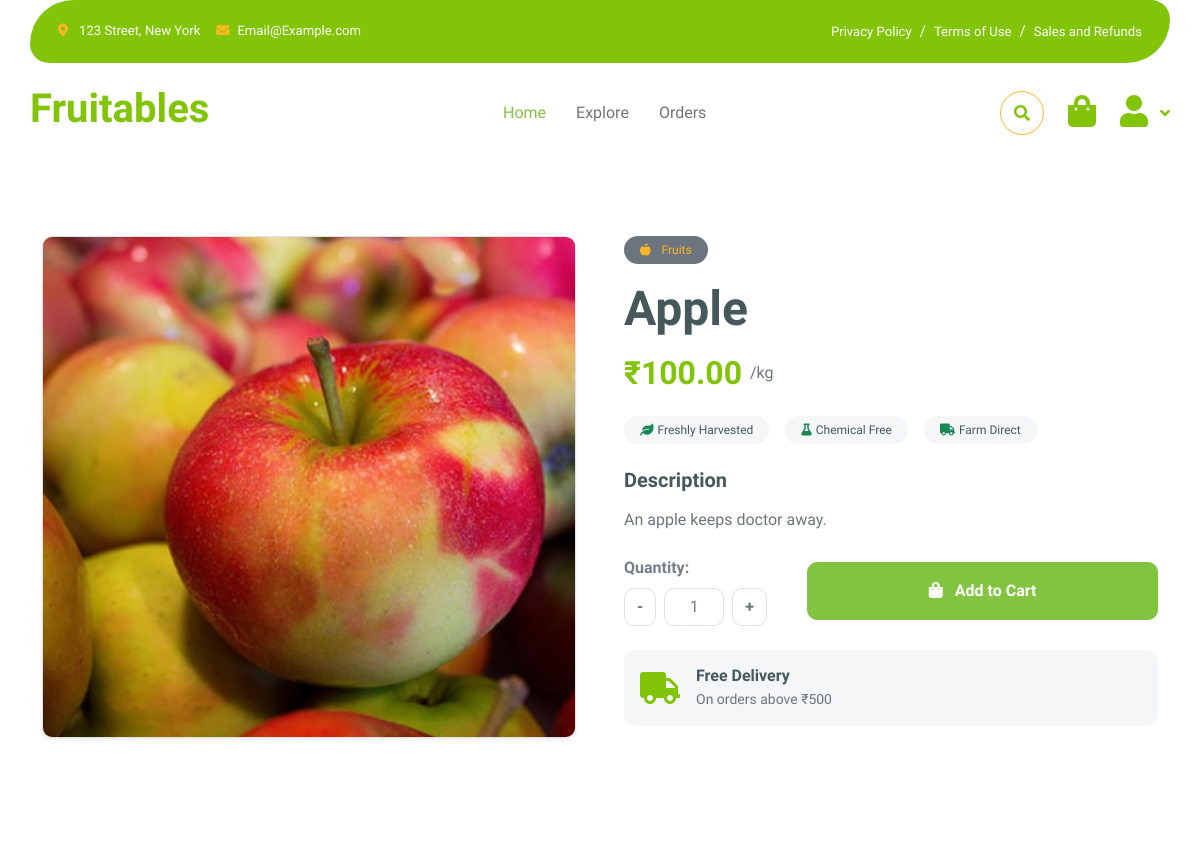
/product/1/ (upper part), run on an earlier commit of the app's database.
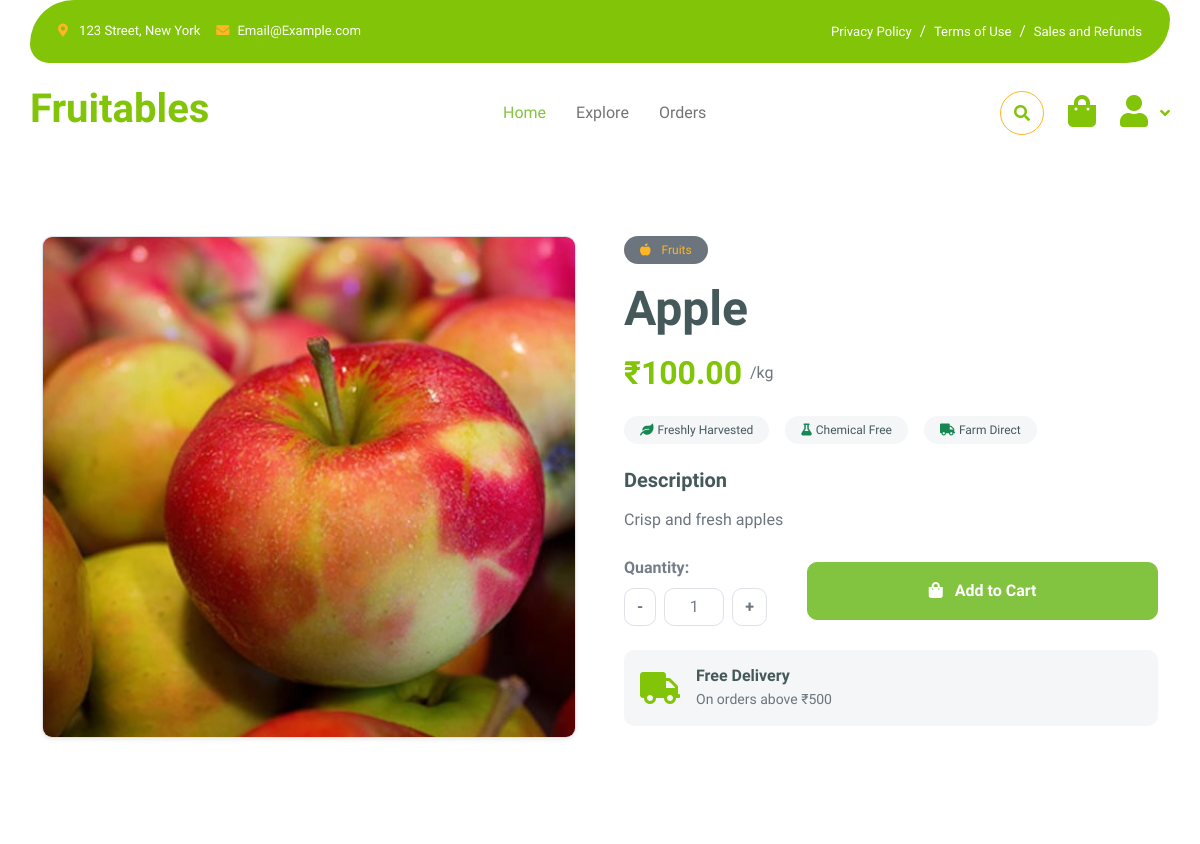
And on a later commit of the database.
### shop/models.py (models this page shows, shortened)
class Product(models.Model):
    category = models.ForeignKey(Category, on_delete=models.CASCADE)
    name = models.CharField(max_length=200)
    price = models.DecimalField(max_digits=10, decimal_places=2)
    image = models.ImageField(upload_to='products/')
    description = models.TextField(blank=True, null=True)
    stock = models.PositiveIntegerField(default=0)

class Category(models.Model):
    name = models.CharField(max_length=200)
    gst_percent = models.DecimalField(max_digits=5, decimal_places=2, default=5)

### shop/views.py (the view)
# urls.py: path('product/<int:pk>/', views.product_detail, name='product_detail'),
def product_detail(request, pk):
    product = get_object_or_404(Product, pk=pk)
    is_in_wishlist = False
    if request.user.is_authenticated:
        is_in_wishlist = Wishlist.objects.filter(user=request.user, product=product).exists()
    return render(request, 'shop/product_detail.html', {
        'product': product,
        'is_in_wishlist': is_in_wishlist,
    })

### shop/templates/shop/product_detail.html (shortened to what the changed rows need)
{% extends 'shop/base.html' %}
{% load static %}
{% block content %}
<div style="margin-top: 140px;">
    <div class="container-fluid py-5">
        <div class="container py-5">
            <div class="row g-5">
                <div class="col-lg-6">
                    <div class="position-relative border rounded-3 overflow-hidden shadow-sm">
                        <img src="{{ product.image.url }}" class="img-fluid w-100" style="height: 500px; object-fit: cover;" alt="{{ product.name }}">
                    </div>
                </div>
                <div class="col-lg-6">
                    <span class="badge bg-secondary bg-opacity-10 text-secondary px-3 py-2 mb-3 rounded-pill">
                        <i class="fas {% if product.category.name == 'Fruits' %}fa-apple-alt{% else %}fa-carrot{% endif %} me-2"></i>
                        {{ product.category.name }}
                    </span>
                    <h1 class="display-5 fw-bold mb-3">{{ product.name }}</h1>
                    <div class="d-flex align-items-center mb-4">
                        <h2 class="text-primary fw-bold mb-0">₹{{ product.price|floatformat:2 }}</h2>
                        <span class="text-muted ms-2">/kg</span>
                    </div>
                    <div class="d-flex gap-3 mb-4">
                        <span class="badge bg-light text-dark px-3 py-2 rounded-pill">
                        </span>
                        <span class="badge bg-light text-dark px-3 py-2 rounded-pill">
                        </span>
                        <span class="badge bg-light text-dark px-3 py-2 rounded-pill">
                        </span>
                    </div>
                    <div class="mb-4">
                        <h5 class="fw-bold mb-3">Description</h5>
                        <p class="text-muted">{{ product.description|default:"No description available for this product." }}</p>
                    </div>
                    {% if product.stock > 0 %}
                    <div class="row g-3 align-items-center mb-4">
                        <div class="col-md-4">
                            <label class="form-label fw-bold mb-2">Quantity:</label>
                            <div class="d-flex align-items-center">
                                <button class="btn btn-outline-secondary"
                                        onclick="decreaseQty('{{ product.id }}')"
                                        id="decrease-{{ product.id }}">-</button>
                                <input type="text"
                                    id="qty-{{ product.id }}"
                                    class="form-control text-center mx-2"
                                    value="1"
                                    readonly
                                    data-max-stock="{{ product.stock }}"
                                    style="width: 60px;">
                                <button class="btn btn-outline-secondary"
                                        onclick="increaseQty('{{ product.id }}')"
                                        id="increase-{{ product.id }}">+</button>
                            </div>
                        </div>
                        <div class="col-md-8">
                            <div class="d-flex gap-2">
                                <button class="btn btn-primary flex-grow-1 py-3"
                                        onclick="addToCart('{{ product.id }}')"
                                        id="add-to-cart-{{ product.id }}">
                                    <i class="fa fa-shopping-bag me-2"></i>
                                    Add to Cart
                                </button>
                            </div>
                        </div>
                    </div>
                    <div class="p-3 bg-light rounded-3 mb-4">
                        <div class="d-flex align-items-center">
                            <i class="fa fa-truck text-primary fa-2x me-3"></i>
                            <div>
                                <h6 class="mb-1">Free Delivery</h6>
                                <p class="text-muted small mb-0">On orders above ₹500</p>
                            </div>
                        </div>
                    </div>
                    {% else %}
                        <button class="btn btn-secondary py-3 px-5 w-100" disabled>
                            <i class="fa fa-times-circle me-2"></i>
                            Out of Stock
                        </button>
                    {% endif %}
                </div>
            </div>
        </div>
    </div>
</div>
{% endblock %}

What changed in the data, as far as the page shows it:
changed Product "Apple": description "An apple keeps doctor away." → "Crisp and fresh apples"
